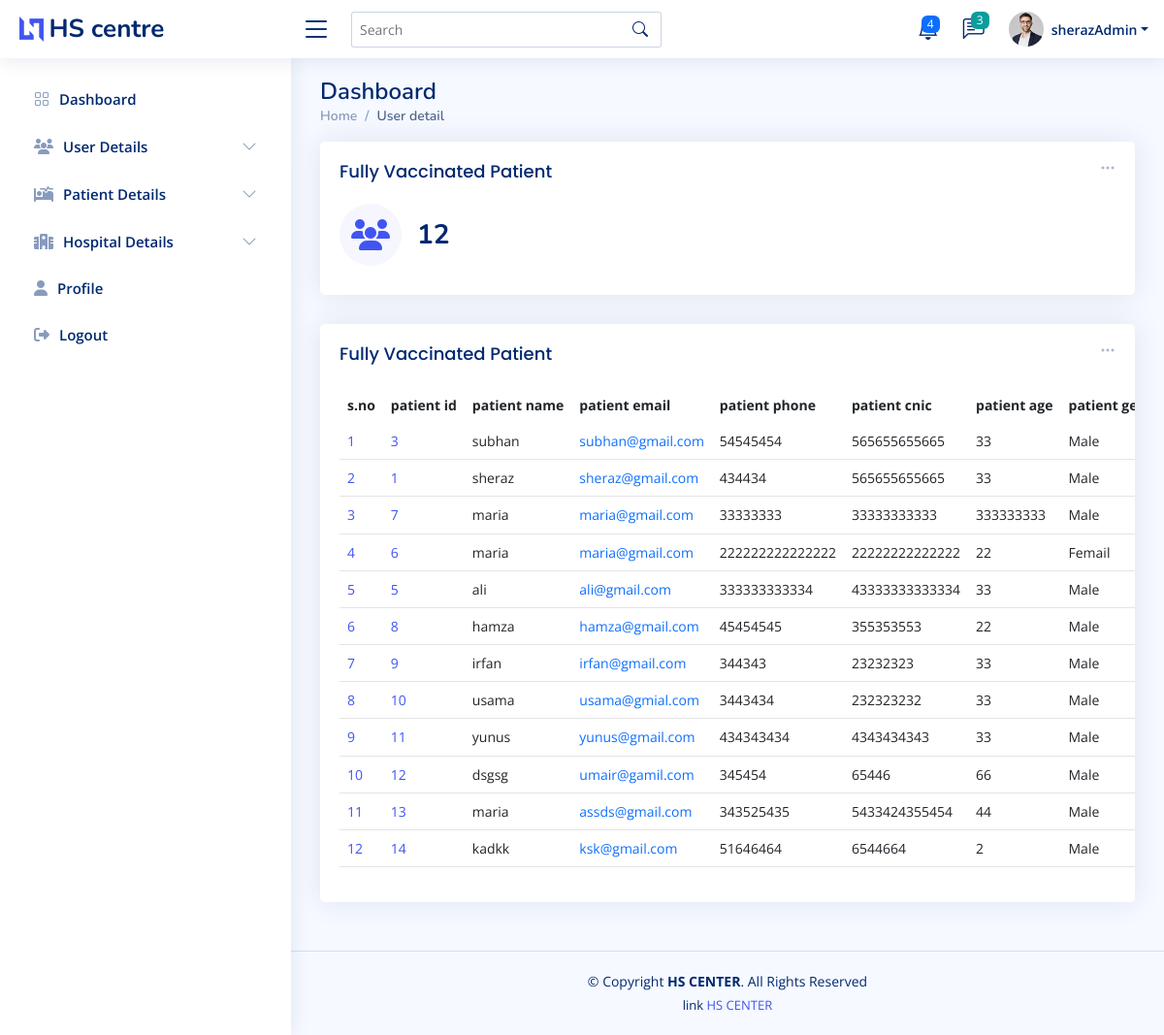
The app's page /admin_vaccinated_pat.php (signed in) with its own data.
### tables this page shows
CREATE TABLE `accept_patient` (
  `pateint_id` int(11) NOT NULL,
  `reg_pateint_id` int(11) NOT NULL,
  `patient_name` varchar(200) NOT NULL,
  `patient_email` varchar(200) NOT NULL,
  `patient_phone` varchar(255) NOT NULL,
  `patient_cnic` varchar(255) NOT NULL,
  `patient_age` varchar(222) NOT NULL,
  `patient_select_hos` varchar(222) NOT NULL,
  `patient_gender` varchar(222) NOT NULL,
  `patient_vacc` varchar(222) NOT NULL,
  `patient_app_day` varchar(222) NOT NULL,
  `pateint_dos_1` varchar(222) NOT NULL,
  `pateint_dos_2` varchar(222) NOT NULL,
  `pateint_dos_1_date` varchar(111) NOT NULL,
  `pateint_dos_2_date` varchar(111) NOT NULL
);

### admin_vaccinated_pat.php (the view, shortened to what this page needs)
<?php
require 'conn.php';
$fetch_vacc_PatientQ = "SELECT * FROM `accept_patient` WHERE `pateint_dos_1`='vaccinated' AND `pateint_dos_2`='vaccinated'";
$fetch_vacc_Patient = mysqli_query($conn,$fetch_vacc_PatientQ);
$total_vacc_Patient = mysqli_num_rows($fetch_vacc_Patient);
?>
<!DOCTYPE html>
<html lang="en">
<head>
  <?php require './component/_admin_link.php'?>
</head>
<body>
<?php require './component/_admin_nav.php';?>
  <main id="main" class="main " >
    <div class="pagetitle ">
      <h1>Dashboard</h1>
      <nav>
        <ol class="breadcrumb">
          <li class="breadcrumb-item"><a href="admin-index.php">Home</a></li>
          <li class="breadcrumb-item active">User detail</li>
        </ol>
      </nav>
    </div>
    <section class="section dashboard ">
      <div class="row ">
        <div class="col-lg-12">
          <div class="row ">
            <div class="col-xxl-4 col-md-6  w-100">
              <div class="card info-card sales-card">
                <div class="filter">
                  <a class="icon" href="#" data-bs-toggle="dropdown"><i class="bi bi-three-dots"></i></a>
                </div>
                <div class="card-body">
                  <h5 class="card-title">Fully Vaccinated Patient</h5>
                  <div class="d-flex align-items-center">
                    <div class="card-icon rounded-circle d-flex align-items-center justify-content-center">
                    <i class="fa-solid fa-users"></i>
                    </div>
                    <div class="ps-3">
                      <h6><?=$total_vacc_Patient?></h6>
                    </div>
                  </div>
                </div>
              </div>
            </div>
 <div class="col-12" >
              <div class="card recent-sales overflow-auto">
                <div class="filter">
                  <a class="icon" href="#" data-bs-toggle="dropdown"><i class="bi bi-three-dots"></i></a>
                </div>
                <div class="card-body">
                  <h5 class="card-title">Fully Vaccinated Patient</h5>
                  <table class="table table-borderless datatable" id="dowload_pdf">
                    <thead>
                      <tr>
                        <th scope="col">s.no</th>
                        <th scope="col">patient id</th>
                        <th scope="col">patient name</th>
                        <th scope="col">patient email</th>
                        <th scope="col">patient phone</th>
                        <th scope="col">patient cnic</th>
                        <th scope="col">patient age</th>
                        <th scope="col">patient gender</th>
                      </tr>
                    </thead>
                    <tbody>
                    <?php
                    if($total_vacc_Patient  > 0){
                      while($app_patient_data = mysqli_fetch_assoc($fetch_vacc_Patient)){
                        $j+=1;
    echo '<tr>
    <td scope="row"><a href="#">'.$j.'</a></td>
    <td scope="row"><a href="#">'.$app_patient_data['reg_pateint_id'].'</a></td>
    <td>'.$app_patient_data['patient_name'].'</td>
    <td><a  class="text-primary">'.$app_patient_data['patient_email'].'</a></td>
    <td>'.$app_patient_data['patient_phone'].'</td>
    <td>'.$app_patient_data['patient_cnic'].'</td>
    <td>'.$app_patient_data['patient_age'].'</td>
    <td>'.$app_patient_data['patient_gender'].'</td>
    <td>'.$app_patient_data['patient_vacc'].'</td>
    <td>'.$app_patient_data['patient_app_day'].'</td>
    <td>'.$app_patient_data['patient_select_hos'].'</td>
    <td>'.$app_patient_data['pateint_dos_1'].'</td>
    <td>'.$app_patient_data['pateint_dos_1_date'].'</td>
    <td>'.$app_patient_data['pateint_dos_2'].'</td>
    <td>'.$app_patient_data['pateint_dos_1_date'].'</td>
    <td><a class="badge bg-success ">vaccinated</a></td>
  </tr>';
}
                    }
                    ?>
                    </tbody>
                  </table>
                </div>
              </div>
            </div>
          </div>
        </div>
      </div>
    </section>
  </main>
  <?php require './component/_admin_footer.php'?>
</body>
</html>

### assets_admin/css/style.css (style rules this page uses)
:root { scroll-behavior: smooth; }
body { font-family: "Open Sans", sans-serif; background: #f6f9ff; color: #444444; }
a { color: #4154f1; text-decoration: none; }
h1, h2, h3, h4, h5, h6 { font-family: "Nunito", sans-serif; }
#main { margin-top: 60px; padding: 20px 30px; transition: all 0.3s; }
.pagetitle { margin-bottom: 10px; }
.pagetitle h1 { font-size: 24px; margin-bottom: 0; font-weight: 600; color: #012970; }
.card { margin-bottom: 30px; border: none; border-radius: 5px; box-shadow: 0px 0 30px rgba(1, 41, 112, 0.1); }
.card-title { padding: 20px 0 15px 0; font-size: 18px; font-weight: 500; color: #012970; font-family: "Poppins", sans-serif; }
.card-body { padding: 0 20px 20px 20px; }
.breadcrumb { font-size: 14px; font-family: "Nunito", sans-serif; color: #899bbd; font-weight: 600; }
.breadcrumb a { color: #899bbd; transition: 0.3s; }
.breadcrumb .breadcrumb-item::before { color: #899bbd; }
.breadcrumb .active { color: #51678f; font-weight: 600; }
@media (min-width: 1200px) { #main, #footer { margin-left: 300px; } }
.dashboard .filter { position: absolute; right: 0px; top: 15px; }
.dashboard .filter .icon { color: #aab7cf; padding-right: 20px; padding-bottom: 5px; transition: 0.3s; font-size: 16px; }
.dashboard .info-card { padding-bottom: 10px; }
.dashboard .info-card h6 { font-size: 28px; color: #012970; font-weight: 700; margin: 0; padding: 0; }
.dashboard .card-icon { font-size: 32px; line-height: 0; width: 64px; height: 64px; flex-shrink: 0; flex-grow: 0; }
.dashboard .sales-card .card-icon { color: #4154f1; background: #f6f6fe; }
.dashboard .recent-sales { font-size: 14px; }
.dashboard .recent-sales .table thead { background: #f6f6fe; }
.dashboard .recent-sales .table thead th { border: 0; }

### admin_vaccinated_pat.php (style rules this page uses)
table { width: 100vw !important; overflow-x: scroll !important; }
table th { white-space: nowrap; }
table td { border-bottom: 1px solid #e4e4e4 !important; }

### records on screen
accept_patient: reg_pateint "3", patient_name "subhan", patient_email "subhan@gmail.com", patient_phone "54545454", patient_cnic "565655655665", patient_age "33", patient_gender "Male"
accept_patient: reg_pateint "1", patient_name "sheraz", patient_email "sheraz@gmail.com", patient_phone "434434", patient_cnic "565655655665", patient_age "33", patient_gender "Male"
accept_patient: reg_pateint "7", patient_name "maria", patient_email "maria@gmail.com", patient_phone "33333333", patient_cnic "33333333333", patient_age "333333333", patient_gender "Male"
accept_patient: reg_pateint "6", patient_name "maria", patient_email "maria@gmail.com", patient_phone "222222222222222", patient_cnic "22222222222222", patient_age "22", patient_gender "Femail"
accept_patient: reg_pateint "5", patient_name "ali", patient_email "ali@gmail.com", patient_phone "333333333334", patient_cnic "43333333333334", patient_age "33", patient_gender "Male"
accept_patient: reg_pateint "8", patient_name "hamza", patient_email "hamza@gmail.com", patient_phone "45454545", patient_cnic "355353553", patient_age "22", patient_gender "Male"
accept_patient: reg_pateint "9", patient_name "irfan", patient_email "irfan@gmail.com", patient_phone "344343", patient_cnic "23232323", patient_age "33", patient_gender "Male"
accept_patient: reg_pateint "10", patient_name "usama", patient_email "usama@gmial.com", patient_phone "3443434", patient_cnic "232323232", patient_age "33", patient_gender "Male"
accept_patient: reg_pateint "11", patient_name "yunus", patient_email "yunus@gmail.com", patient_phone "434343434", patient_cnic "4343434343", patient_age "33", patient_gender "Male"
accept_patient: reg_pateint "12", patient_name "dsgsg", patient_email "umair@gamil.com", patient_phone "345454", patient_cnic "65446", patient_age "66", patient_gender "Male"
accept_patient: reg_pateint "13", patient_name "maria", patient_email "assds@gmail.com", patient_phone "343525435", patient_cnic "5433424355454", patient_age "44", patient_gender "Male"
accept_patient: reg_pateint "14", patient_name "kadkk", patient_email "ksk@gmail.com", patient_phone "51646464", patient_cnic "6544664", patient_age "2", patient_gender "Male"

### other values on screen
$_SESSION['admin_name'] "sherazAdmin"
$total_vacc_Patient "12"
